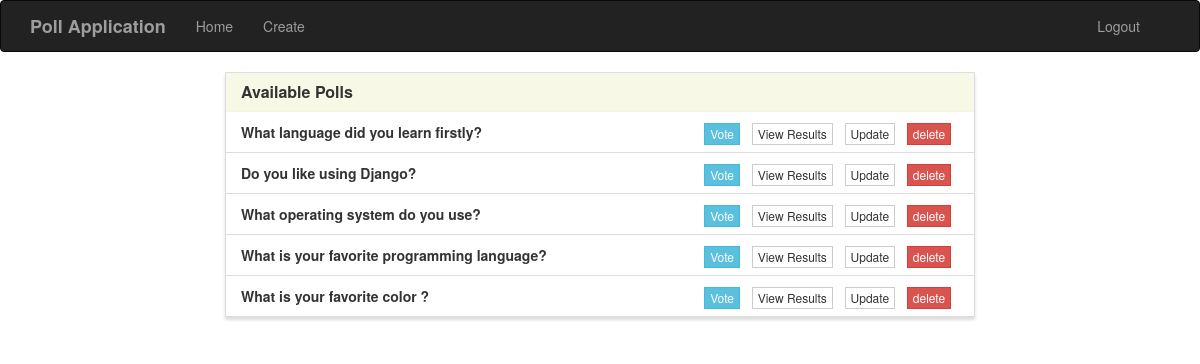
The app's page /home/ (signed in), older data.
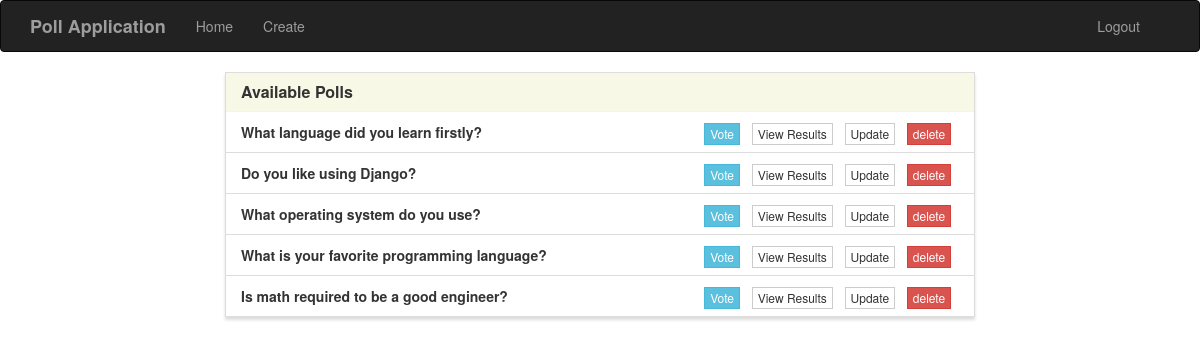
The same page, newer data.
### poll/models.py (models this page shows, shortened)
class Poll(models.Model):
    question = models.TextField()
    option_one = models.CharField(max_length=30)
    option_two = models.CharField(max_length=30)
    option_three = models.CharField(max_length=30)
    option_one_count = models.IntegerField(default=0)
    option_two_count = models.IntegerField(default=0)
    option_three_count = models.IntegerField(default=0)

### poll/views.py (the view)
# urls.py: path('home/', views.home, name='home'),
def home(request):
    if not request.user.is_authenticated:
        return redirect('login')
    polls = Poll.objects.all()
    context = {
        'polls' : polls
    }
    return render(request, 'home.html', context)

### templates/home.html (shortened to what this page needs)
{% extends "base.html" %}
{% block main %}
<div class="row">
    <div class="col-lg-8 col-lg-offset-2">
        <div class="panel panel-default">
            <div class="panel-heading">
                <h3 class="panel-title">Available Polls</h3>
            </div>
            <ul class="list-group">
                {% for poll in polls %}
                <li class="list-group-item">
                    <strong>{{ poll.question }}</strong>
                    <span class="pull-right">
                        <a href="{% url 'vote' poll.id %}" class="btn btn-info btn-xs">Vote</a> &nbsp;
                        <a href="{% url 'results' poll.id %}" class="btn btn-default btn-xs">View Results</a> &nbsp;
                        {% if request.user.is_superuser %}
                            <a href="{% url 'update' poll.id %}" class="btn btn-default btn-xs">Update</a> &nbsp;
                        {% endif %}
                        {% if request.user.is_superuser %}
                            <a href="{% url 'delete' poll.id %}" class="btn btn-default btn-xs btn-danger">delete</a> &nbsp;
                        {% endif %}
                    </span>
                </li>
                {% endfor %}
            </ul>
        </div>
    </div>
</div>
{% endblock %}

Row changes from the older to the newer data that the page shows:
removed Poll: question "What is your favorite color ?"
added Poll: question "Is math required to be a good engineer?"
